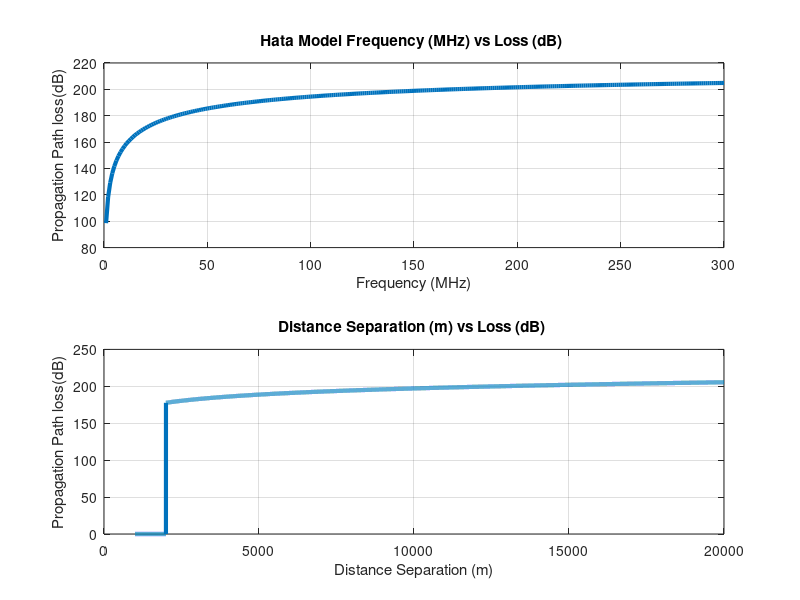

Here is the MATLAB script that generated this plot: (Note: this script raises an error after producing the figure.)
%% PPT_16   Design a radio propagation simulator that is capable to find the median path loss 
% using Okumura’s model in a suburban area for a given T-R distance- d, base station
% antenna height-hte, mobile antenna height-hre, transmitted RF power and carrier 
% frequency. Also find the RF power at the receiver. Show the variation of path loss 
% obtained using Okumura’s model with different carrier frequencies and analyze the graph. 
% Take proper assumptions wherever needed. Put values that are needed from the 
% Okumura curves in a spread sheet and read from the spread sheet.  (6)

clc;
clear all;
close all;

f= 150:1:1920;   %frequency 150Mhz<f<1920Mhz
Hte=50;         % transmitter height
Hre=5;          % Mobile Antenna Height
d = 30;         % Distance 30 Km
    
c=3*10^8;
lamda=(c)./(f.*10^6);
Lf = 10*log((lamda.^2)./((4*pi)^2)*d^2); %   Free Space Propagation Loss
Amu = 35;       % Median Attenuation Relative to Free Space (900 MHz and 30 Km)
Garea = 9;      % Gain due to the Type of Environment (Suburban Area)
Ghte = 20*log(Hte/200); % Base Station Antenna Height Gain Factor
if(Hre>3)
Ghre = 20*log(Hre/3);
else
Ghre = 10*log(Hre/3);
end
%   Propagation Path Loss
L50 = Lf+Amu-Ghte-Ghre-Garea;
display('Propagation pathloss is : ');
disp(L50);
plot(f,L50,'LineWidth',1.5);
title('Okumura Model');
xlabel('Frequency(MHz)');
ylabel('Propagation Path loss (dB)');
grid on;


%% PPT_16  Design a radio propagation simulator that is capable to find the median path loss 
% using Okumura’s model in a suburban area for a given T-R distance- d, base station 
% antenna height-hte, mobile antenna height-hre, transmitted RF power and carrier 
% frequency. Also find the RF power at the receiver. Show the variation of path loss 
% obtained using Okumura’s model with different base station antenna height and analyze
% the graph. Take proper assumptions wherever needed. Put values that are needed from 
% the Okumura curves in a spread sheet and read from the spread sheet.  (7)



clc;
clear all;
close all;

Hte=30:1:100;    % Base Station Antenna Height 
Hre=5;          % Mobile Antenna Height
d = 30;         % Distance 30 Km
f=900;       %frequency 150Mhz<f<1920Mhz
c=3*10^8;
lamda=(c)/(f*10^6);
Lf = 10*log((lamda^2)/((4*pi)^2)*d^2); %   Free Space Propagation Loss
Amu = 35;       % Median Attenuation Relative to Free Space
Garea = 9;      % Gain due to the Type of Environment (Suburban Area)
Ghte = 20*log(Hte/200); % Base Station Antenna Height Gain Factor
if(Hre>3)
Ghre = 20*log(Hre/3);
else
Ghre = 10*log(Hre/3);
end
%   Propagation Path Loss
L50 = Lf+Amu-Ghte-Ghre-Garea;
display('Propagation pathloss is : ');
disp(L50);
plot(Hte,L50,'LineWidth',1.5);
title('Okumura Model');
xlabel('Transmitter antenna Height (Km)');
ylabel('Propagation Path loss (dB)');
grid on;




%% PPT_16  Design a radio propagation simulator that is capable to determine median path loss for
% urban areas using Hata model for a given T-R distance- d, base station antenna 
% height-hte, mobile antenna height-hre, transmitted RF power and carrier frequency-fc. 
% The carrier frequency will be less than 300MHz. Plot graphs between the path loss 
% obtained using Hata model with different carrier frequencies less than 300MHz and 
% analyze the graph.  (8) 


clc;
clear all;
close all;
                    

Hte=150;      
Hre=10;            
d =20000;         
f=1:1:300;  %Frequency                  
cm=0;
city_type= 1; % 1 for small cities and 2 for large cities   
for i=1:length(f)
if(city_type==1)                                                                                               % for small city
CH = 0.8 +((1.1.*log(f(i)))-0.7).*(Hre) - 1.56.*log(f(i));
else                                                                                                           % for large city
if(f(i)>=150 && f(i)<=200)
CH=8.29.*(log(1.54*Hre)).*2-1.1;
elseif(f(i)>200 && f(i)<=1500)
CH=3.2.*(log(11.75*Hre)).*2-4.97;
end
end
LU1(i)=69.55+26.16.*log(f(i))-13.82.*log(Hte)-CH+(44.9-6.55.*log(Hte)).*log(d);                                     % loss for hata model
% LU2(i)=46.3+33.9.*log(f(i))-13.82.*log(Hte)-CH+(44.9-6.55.*log(Hte)).*log(d)+cm;                                    % loss for extended hata model
end

figure(1)
plot(f,LU1,'Linewidth',3)
title('Hata Model Frequency (MHz) vs Loss (dB) ');
xlabel('Frequency (MHz)');
ylabel('Propagation Path loss(dB)');
grid on;



%% PPT_16 Design a radio propagation simulator that is capable to determine median path loss for 
% suburban areas using Hata model for a given T-R distance- d, base station antenna 
% height-hte, mobile antenna height-hre, transmitted RF power and carrier frequency-fc.
% Plot graphs between the path loss obtained using Hata model in suburban area with 
% different carrier frequencies and for different T-R separation and
% analyze the graph. (9)



clc;
clear all;
close all;


Hte=150;      
Hre=10;
dis=1000:20000;    
d = 20000;     
f=1:1:300;  %Frequency                  
cm=0;
city_type= 1; % 1 for small cities and 2 for large cities   
for i=1:length(f)
if(city_type==1)                                                                                         
CH = 0.8 +((1.1.*log(f(i)))-0.7).*(Hre) - 1.56.*log(f(i));
else                                                                                                        
if(f(i)>=150 && f(i)<=200)
CH=8.29.*(log(1.54*Hre)).*2-1.1;
elseif(f(i)>200 && f(i)<=1500)
CH=3.2.*(log(11.75*Hre)).*2-4.97;
end
end

LU1(i)=69.55+26.16.*log(f(i))-13.82.*log(Hte)-CH+(44.9-6.55.*log(Hte)).*log(d)-2.*(log(f(i)./28))^2 - 5.4;                              
% LU2(i)=46.3+33.9.*log(f(i))-13.82.*log(Hte)-CH+(44.9-6.55.*log(Hte)).*log(d)+cm;                           
end

CH2=47;
freq=300;

for i=1000:length(dis)
   LU2(i)=69.55+26.16*log(freq)-13.82*log(Hte)-CH2+(44.9-6.55*log(Hte)).*log(dis(i)) -2*(log(freq/28))^2 - 5.4;   
end



figure(1)
subplot(2,1,1)
plot(f,LU1,'Linewidth',3)
title('Hata Model Frequency (MHz) vs Loss (dB) ');
xlabel('Frequency (MHz)');
ylabel('Propagation Path loss(dB)');
grid on;

subplot(2,1,2)
plot(dis,LU2,'Linewidth',3)
title('Distance Separation (m) vs Loss (dB) ');
xlabel('Distance Separation (m)');
ylabel('Propagation Path loss(dB)');
grid on;



%% PPT_18  Implement even parity check coder and decoder using Matlab and demonstrate
% the results.  (10)


clc;
clear all;
close all;


x = input('Enter the bit sequence to test for Even parity: ');
t = 0;
for i = 1:length(x) 
%also do by 'for' loop just by t=sum(x)        
if(x(i))
        t = t + 1; %increment by one if a bit is one
        end
end

if(mod(t,2)~=0) %check if not even then attach another '1' to make the parity even
   y = [x 1]; disp('Parity bit generated : 1');
else %check if even then attach another '0' to let the parity be even
  y = [x 0]; disp('Parity bit generated : 0');
end
disp('Input bit sequence:');
disp(x); %display the input bit sequence
disp('Bit sequence with parity (Even) bit : ');
disp(y); %display the resultant bit sequence after parity bit addition

% Decoder
disp("Decoder Result");
% Y=sum(y(:) == 1);
parity_bit=y(end);
y(end)=[];
no_of_ones= mod(sum(y(:) == 1),2);


if(length(y)==length(x))
 if (parity_bit==1 &&  no_of_ones ==1)
     disp("Even parity with parity bit 1")
  elseif (parity_bit==0 &&  no_of_ones ==0)
     disp("Even Parity with parity bit 0")
 else
     disp("Error detected")
 end
else
    disp("Error detected")
end


% Enter the bit stream : [1 0 1 1 0 1 1]


%% PPT_18  Implement odd parity check coder and decoder using Matlab and demonstrate 
% the results.   (11)

clc;
clear all;
close all;

x = input('Enter the bit sequence to test for Odd parity: ');
t = 0;
for i = 1:length(x)       
if(x(i))
        t = t + 1; %increment by one if a bit is one
        end
end

if(mod(t,2)~=1) %check if not odd then attach another '1' to make the parity odd
   y = [x 1]; disp('Parity bit generated : 1');
else %check if odd then attach another '0' to let the parity be odd
  y = [x 0]; disp('Parity bit generated : 0');
end
disp('Input bit sequence:');
disp(x); %display the input bit sequence
disp('Bit sequence with parity (Odd) bit : ');
disp(y); 


% Decoder
disp("Decoder Result");
% Y=sum(y(:) == 1);
parity_bit=y(end);
y(end)=[];
no_of_ones= mod(sum(y(:) == 1),2);

if(length(y)==length(x))

 if (parity_bit==1 &&  no_of_ones ==0)
     disp("Odd Parity with parity bit 1")
 elseif (parity_bit==0 &&  no_of_ones ==1)
     disp("Odd Parity with parity bit 0")
 else
     disp("Error detected")
 end
else
     disp("Error detected")
 end



%  Enter the bit stream :[1 0 1 1 0 1 0]

%% PPT_18  Implement a CRC encoder and decoder. Demonstrate the results of both. (12)

clc;
clear all;
close all;

% msg = randi([0 1],6,2);
% disp(msg)

%msg=[1 1 1 0 0 0 1 1 ]
msg=  [1 1 0 1 0 1 1 0 1 1]; %input('Input Message sequence :');
%poly=[1 1 0 0 1 1]
poly= [1 0 0 1 1]; %input('Input Generator Polynomial :');
[M N]=size(poly);
mseg=[msg zeros(1,N-1)];
[q r]=deconv(mseg,poly);
r=abs(r);

for i=1:length(r)
    a=r(i);
    if ( mod(a,2)== 0 )
        r(i)=0;
    else
        r(i)=1;
    end
end
crc=r(length(msg)+1:end);
Tx = bitor(mseg,r);  % Transmitter


% Decoder

[quo rem]= deconv([Tx],poly);  % Receiver

rem=abs(rem);

for i=1:length(rem)
    a=rem(i);
    if ( mod(a,2)== 0 )
        rem(i)=0;
    else
        rem(i)=1;
    end
end
crc=rem(length(msg)+1:end);
Rx = bitor(Tx,rem);



disp('Transmitted Frame')
disp(Tx)

disp('Received Frame')  % Here I have not allowed user to give input
disp(Tx)

disp("CRC Detection Result")
    if ( Tx == Rx )
        disp("No Error");
    else
        disp("Error Detected")
    end




%% PPT_18  Write a Matlab code to determine the hamming distance of the coding 
% scheme with a set of code words.  (13)

clc;
clear all;
close all;

x=input('Enter the first string:');
y=input('Enter the second string:');
x1=double(x);
y1=double(y);
c=0;
for i=1:length(x1)
    if(x(i)~=y(i))
        c=c+1;
    end
end
disp("Hamming Distance");
disp(c);

% Enter the first string:'hi'
% Enter the second string:'hello'


%% PPT_18   Implement Hamming code encoder and decoder using Matlab/C/C++. 
% Take appropriate assumptions on the length of code words.  (14)
clc;
clear all;
close all;

M = [1 0 0 1]; 
C = encode(M,7,4);  % Encode
disp('Input Message')
disp(M);
E = [ 0 0 0 1 0 0 0];  % single bit error
CC = bitxor(C,E);  % Add the single bit error to the codeword
de=decode(CC,7,4);  % Decode
disp('Decoded message')
disp(de);



%% PPT_18  Implement block interleaving using MATLAb or using Simulink and 
% demonstrate the results. (15)

clc;
clear all;
close all;

st1 = 27221; st2 = 4831; % States for random number generator
n = 7; k = 4; % Parameters for Hamming code
msg = randi([0 1],k*500,1); % Data to encode
code = encode(msg,n,k,'hamming/binary'); % Encoded data
% Create a burst error that will corrupt two adjacent codewords.
errors = zeros(size(code)); errors(n-2:n+3) = [1 1 1 1 1 1];

% With Interleaving
%------------------
inter = randintrlv(code,st2); % Interleave.
inter_err = bitxor(inter,errors); % Include burst error.
deinter = randdeintrlv(inter_err,st2); % Deinterleave.
decoded = decode(deinter,n,k,'hamming/binary'); % Decode.
disp('Number of errors and error rate, with interleaving:');
[number_with,rate_with] = biterr(msg,decoded) % Error statistics

% Without Interleaving
%---------------------
code_err = bitxor(code,errors); % Include burst error.
decoded = decode(code_err,n,k,'hamming/binary'); % Decode.
disp('Number of errors and error rate, without interleaving:');
[number_without,rate_without] = biterr(msg,decoded) % Error statistics